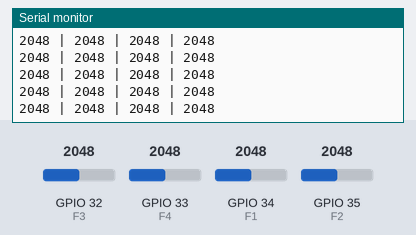
A sketch run on a simulated ESP32. On the bench: the last lines printed to the serial monitor. Inputs (shaded band) come from the test bench; at power-on: GPIO 32 (F3) = 2048, GPIO 33 (F4) = 2048, GPIO 34 (F1) = 2048, GPIO 35 (F2) = 2048. The audio player accepts every command and is not drawn.

Above: at 1.7 s.
1.8 s: GPIO 32 (F3) set to 2274
At 1.82 s:
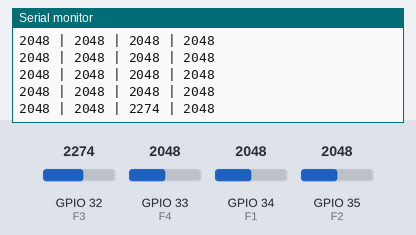
3.3 s: GPIO 32 (F3) set to 2374
At 4.95 s:
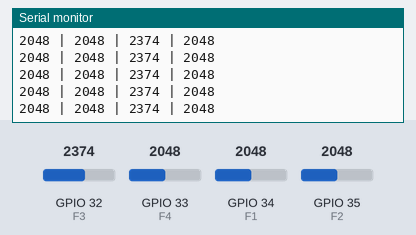
Timing chart, 0 to 6.5 s (numbered marks = the images above; inputs shaded):
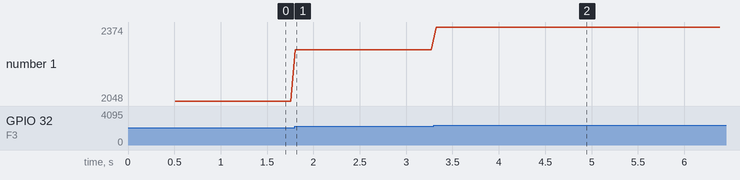

The sketch:

4flexTest2.ino
```cpp
#include <HardwareSerial.h>
#include <DFRobotDFPlayerMini.h>

HardwareSerial dfSerial(2);
DFRobotDFPlayerMini mp3;

// Flex pins
#define F1 34
#define F2 35
#define F3 32
#define F4 33

// Thresholds (adjust after testing)
int TH1 = 2300;
int TH2 = 2300;
int TH3 = 2300;
int TH4 = 2300;

unsigned long lastTriggerTime = 0;
int cooldown = 1500; // 1.5 seconds

void setup() {
  Serial.begin(115200);
  dfSerial.begin(9600, SERIAL_8N1, 26, 27);

  if (!mp3.begin(dfSerial)) {
    Serial.println("DFPlayer error");
    while (true);
  }

  mp3.volume(25);
}

void loop() {
  int v1 = analogRead(F1);
  int v2 = analogRead(F2);
  int v3 = analogRead(F3);
  int v4 = analogRead(F4);

  // Print values (for tuning)
  Serial.printf("%d | %d | %d | %d\n", v1, v2, v3, v4);

  // Cooldown check
  if (millis() - lastTriggerTime < cooldown) return;

  // Find MAX sensor
  int maxVal = v1;
  int sensor = 1;

  if (v2 > maxVal) { maxVal = v2; sensor = 2; }
  if (v3 > maxVal) { maxVal = v3; sensor = 3; }
  if (v4 > maxVal) { maxVal = v4; sensor = 4; }

  // Trigger only if above threshold
  if ((sensor == 1 && v1 > TH1) ||
      (sensor == 2 && v2 > TH2) ||
      (sensor == 3 && v3 > TH3) ||
      (sensor == 4 && v4 > TH4)) {

    mp3.playMp3Folder(sensor); // plays 000X.mp3
    Serial.print("Playing: "); Serial.println(sensor);

    lastTriggerTime = millis(); // start cooldown
  }

  delay(50);
}
```

Measured:
- after the input at 1.8 s, the serial monitor: prints a new line at once (image 1)
- after the input at 3.3 s, the serial monitor: prints a new line at once (image 2)
- plotted number 1: 2048 → 2274 after the input at 1.8 s, 2274 → 2374 after the input at 3.3 s
